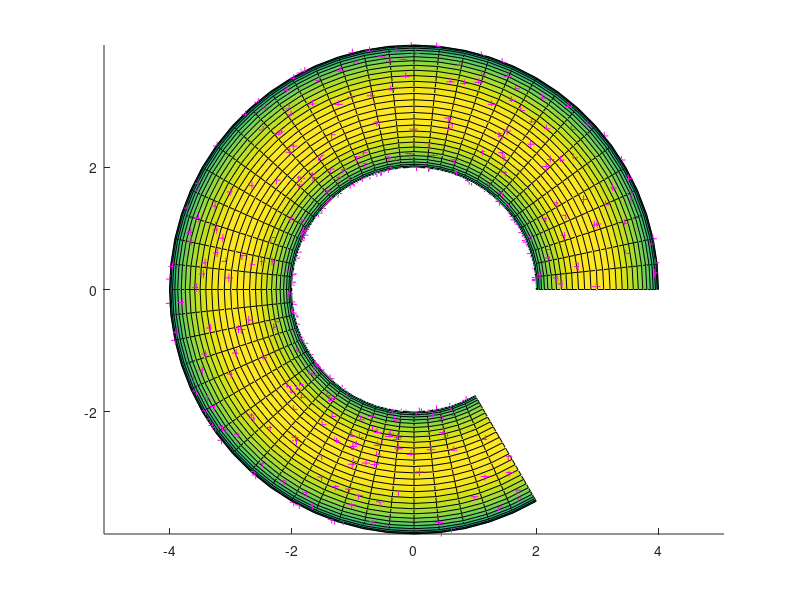

The MATLAB source for this figure: (Note: this script raises an error after producing the figure.)
%%%%%%%%%%%%%%%%%%%%%%%%%%%%%%%%%%%%%%%%%%%%%%%%%%%%%%%%%%%%%%%%%%%%%%%%%%
%
% Demo of active manifold learning on toy model
%
%%%%%%%%%%%%%%%%%%%%%%%%%%%%%%%%%%%%%%%%%%%%%%%%%%%%%%%%%%%%%%%%%%%%%%%%%%%

clear


% parameter of ML
% K-neighbors
options.K=8;
% dimension of latent space
options.d=2;
options.ML='LTSA';
options.s=4;
options.sigma = 1;

% parameter of SSML
alpha=0.03;
alpha1=2*alpha;
alpha2=alpha;
lambda=100;
tao=0.0025;
beta=0.1;


% configure
TestNum=5;
L=20:20:100;
AL = {'RD', 'GD', 'DPP', 'GC', 'HGC', 'FGC'};
SSML = {'LS','Spec'};
Noise = 2;

% evaluation
Time = zeros(length(AL),length(L), Noise, TestNum);
RelErr = zeros(length(AL),length(L), Noise, length(SSML),TestNum);

LL=zeros(size(L));

for n=1:TestNum
    for nn=1:Noise
        % data generation
        % original samples
        N = 500; % the number of samples
        t1 = random('unif',0,5*pi/3,[1,N]);
        t2 = random('unif',0,5*pi/3,[1,N]);
        % data
        X = [(3+cos(t1)).*cos(t2);...
             (3+cos(t1)).*sin(t2);...
              sin(t1)];
        X = X+((nn-1)*0.05)*rand(size(X));

        % real parameters
        Y=[t1;t2];

        T1=0:0.1*pi/3:5*pi/3;
        T2=T1;
        [x,y]=meshgrid(T1,T2);
        z1=(3+cos(x)).*cos(y);
        z2=(3+cos(x)).*sin(y);
        z3=sin(x);

        % visualization of data
        if n==1 && nn==1
            h=figure;
            hold on
            mesh(z1,z2,z3,'FaceColor','interp');
            shading faceted
            plot3(X(1,:),X(2,:),X(3,:),'m+');
            axis equal
            hold off
            savefig(h,'toymodel.fig');
            close(h)
        end

        
        for l = 1:length(L)
            Z = cell(length(SSML),length(AL));
            for i=1:length(AL)

                [Align, IndexU, IndexL, Time(i,l,nn,n)] = ...
                    ActiveManifoldLearning( X, options, AL{i}, L(l) );

                X=[X(:,IndexL),X(:,IndexU)];
                Y=[Y(:,IndexL),Y(:,IndexU)];
                YL=Y(:,1:L(l));

                for m = 1:length(SSML)
                    if m==1
                        tic;
                        Z{m,i} = LestSquareSemiSupervisedML( X, YL, L(l), ...
                            options.K, options.d, beta);
                        toc;

                    else

                        tic;
                        Z{m,i} = SpectralSemiSupervisedML( X, YL, L(l), options.K,...
                            options.d, alpha1, alpha2, lambda, tao );
                        toc;

                    end

                    RelErr(i,l,nn,m,n)=norm( Z{m,i}(:,L(l)+1:end)-Y(:,L(l)+1:end), 'fro' )...
                            /norm( Y(:,L(l)+1:end), 'fro' );
                        
                    
                    
                end

            end
            
            if RelErr(length(AL),l,nn,2,n) == min(RelErr(:,l,nn,2,n)) && LL(l)<10
                
                h=figure;
                for i=1:length(AL)
                    for m=1:length(SSML)

                        subplot(length(SSML),length(AL),(m-1)*length(AL)+i)
                        plot(t1,t2,'b.',Z{m,i}(1,L(l)+1:end),Z{m,i}(2,L(l)+1:end),'ro',...
                                Z{m,i}(1,1:L(l)),Z{m,i}(2,1:L(l)),'g*');
                        fn=sprintf('%s-%s: err=%s',AL{i}, SSML{m},...
                        num2str(RelErr(i,l,nn,m,n)));
                        title(fn)
                        axis tight
                        axis square
                        legend('real parameters', 'estimate parameters',...
                            'labeled parameters')
                    end
                end
                savefig(h,sprintf('Res_%d_%d.fig',l,LL(l)));
                close(h)
                LL(l) = LL(l)+1;
            end

        end
    end
end

save('Result2.mat','RelErr','Time');






